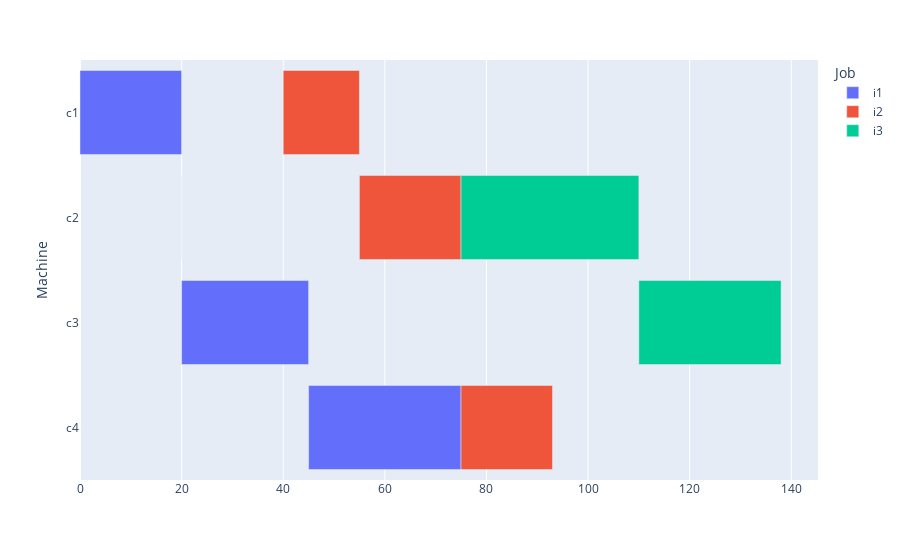

The notebook cell this image was saved under:
### Code cell
# assumes data in start and finish variables
import plotly.express as px

results = start.records.copy()
results.columns = ['Machine','Job','Start', "_", "_", "_", "_"]
results['Finish'] = finish.records['level']
results['delta'] = results['Finish'] - results['Start'] 

fig = px.timeline(results, x_start="Start", x_end="Finish", y="Machine", color="Job") 
fig.layout.xaxis.type = 'linear'
for d in fig.data:
  filt = results['Job'] == d.name
  d.x = results[filt]['delta'].tolist() 
fig.update_yaxes(autorange="reversed")

### Figure 1 — Plotly figure (JSON) as saved in the notebook; plotly's stock layout.template omitted (floating-point values rounded to 4 significant figures)
{"data": [{"alignmentgroup": "True", "base": [0, 20, 20, 45], "hovertemplate": "Job=i1<br>Start=%{base}<br>Finish=%{x}<br>Machine=%{y}<extra></extra>", "legendgroup": "i1", "marker": {"color": "#636efa", "pattern": {"shape": ""}}, "name": "i1", "offsetgroup": "i1", "orientation": "h", "showlegend": true, "textposition": "auto", "type": "bar", "x": [20, 0, 25, 30], "xaxis": "x", "y": ["c1", "c2", "c3", "c4"], "yaxis": "y"}, {"alignmentgroup": "True", "base": [40, 55, 75, 75], "hovertemplate": "Job=i2<br>Start=%{base}<br>Finish=%{x}<br>Machine=%{y}<extra></extra>", "legendgroup": "i2", "marker": {"color": "#EF553B", "pattern": {"shape": ""}}, "name": "i2", "offsetgroup": "i2", "orientation": "h", "showlegend": true, "textposition": "auto", "type": "bar", "x": [15, 20, 0, 18], "xaxis": "x", "y": ["c1", "c2", "c3", "c4"], "yaxis": "y"}, {"alignmentgroup": "True", "base": [75, 75, 110, 138], "hovertemplate": "Job=i3<br>Start=%{base}<br>Finish=%{x}<br>Machine=%{y}<extra></extra>", "legendgroup": "i3", "marker": {"color": "#00cc96", "pattern": {"shape": ""}}, "name": "i3", "offsetgroup": "i3", "orientation": "h", "showlegend": true, "textposition": "auto", "type": "bar", "x": [0, 35, 28, 0], "xaxis": "x", "y": ["c1", "c2", "c3", "c4"], "yaxis": "y"}], "layout": {"barmode": "overlay", "legend": {"title": {"text": "Job"}, "tracegroupgap": 0}, "margin": {"t": 60}, "xaxis": {"anchor": "y", "domain": [0, 1], "type": "linear"}, "yaxis": {"anchor": "x", "autorange": "reversed", "domain": [0, 1], "title": {"text": "Machine"}}}}
